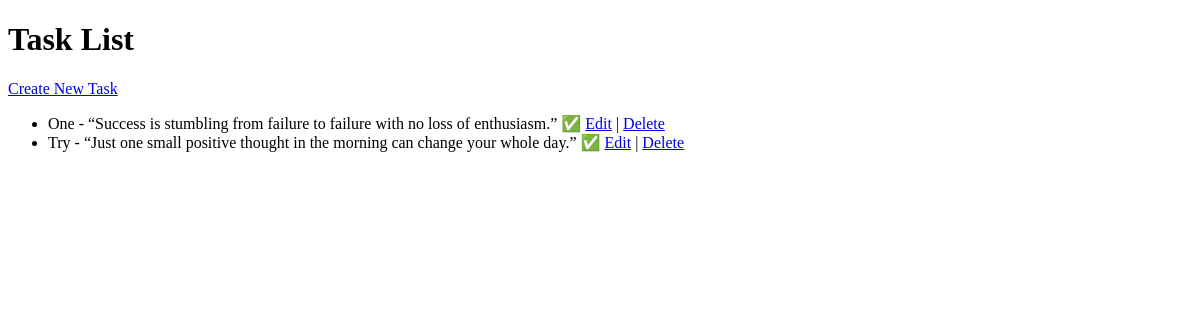
The page /task_list/ on the database as committed earlier.
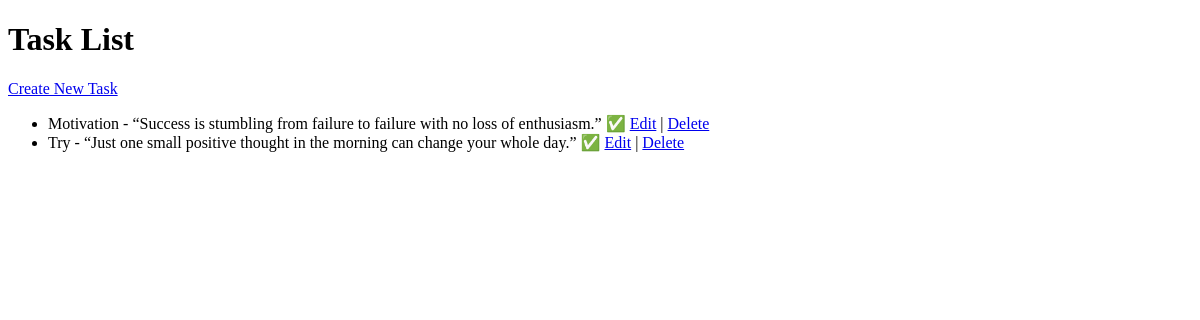
The same page on the database as committed later.
### home/models.py (models this page shows, shortened)
class NewTask(models.Model):
    title = models.CharField(max_length=100)
    description = models.TextField(default='Default description')
    completed = models.BooleanField(default=False)

### home/views.py (the view)
# urls.py: path('task_list/', task_list, name="task_list"),
def task_list(request):
    tasks = NewTask.objects.all()
    return render(request,"task_list.html", {"tasks":tasks})

### home/templates/task_list.html (shortened to what this page needs)
<!DOCTYPE html>
<html lang="en">
<head>
</head>
<body>
    <h1>Task List</h1>
    <a href="{% url 'task_create' %}">Create New Task</a>
    <ul>
        {% for task in tasks %}
            <li>
                {{ task.title }} - {{ task.description }}
                {% if task.completed %} ✅ {% else %} ❌ {% endif %}
                <a href="{% url 'task_update' task.pk %}">Edit</a> |
                <a href="{% url 'task_delete' task.pk %}">Delete</a>
            </li>
        {% endfor %}
    </ul>
</body>
</html>

Rows that differ between the two databases and show on the page:
changed NewTask "“Success is stumbling from failure to failure with no loss of enthusiasm.”": title "One" → "Motivation"
